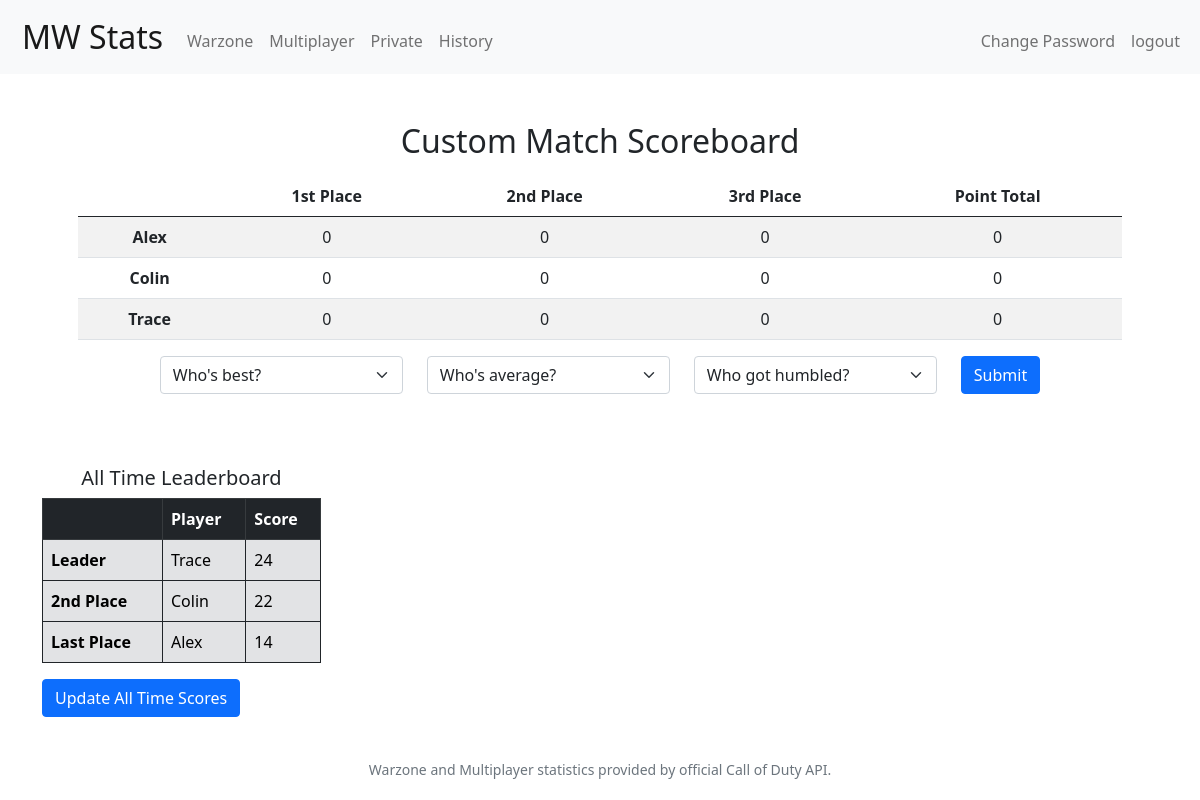
/private (signed in), run on an earlier commit of the app's database.
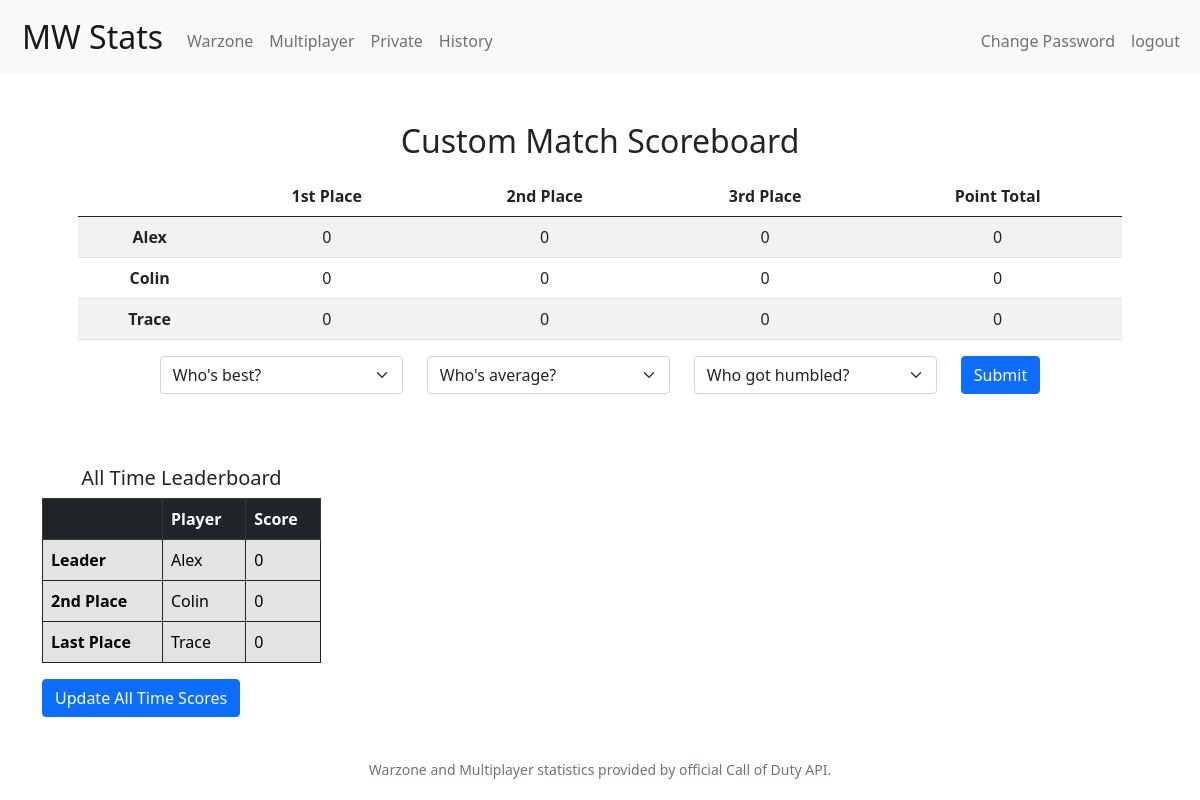
And on a later commit of the database.
### MW_STATS/models.py (models this page shows)
class Score(models.Model):
    name = models.ForeignKey(PrivateUsers, on_delete=CASCADE)
    first = models.IntegerField(default=0)
    second = models.IntegerField(default=0)
    third = models.IntegerField(default=0)
    total = models.IntegerField(default=0)

class PrivateUsers(models.Model):
    name = models.CharField(max_length=10)
    all_time_score = models.IntegerField(default=0)

### MW_STATS/views.py (the view)
# urls.py: path('private', views.private, name='private')
@login_required
def private(request):
    alex_scores = Score.objects.get(id=1)
    colin_scores = Score.objects.get(id=2)
    trace_scores = Score.objects.get(id=3)
    if request.method == 'POST':
        if 'current' in request.POST:
            first = request.POST['first']
            second = request.POST['second']
            if first == 'alex':
                alex_scores.first += 1
                alex_scores.total += 2
                alex_scores.save()
                if second == 'colin':
                    colin_scores.second += 1
                    colin_scores.total += 1
                    colin_scores.save()
                    trace_scores.third += 1
                    trace_scores.save()
                else:
                    trace_scores.second += 1
                    trace_scores.total += 1
                    trace_scores.save()
                    colin_scores.third += 1
                    colin_scores.save()
            elif first == 'colin':
                colin_scores.first += 1
                colin_scores.total += 2
                colin_scores.save()
                if second == 'alex':
                    alex_scores.second += 1
                    alex_scores.total += 1
                    alex_scores.save()
                    trace_scores.third += 1
                    trace_scores.save()
                else:
                    trace_scores.second += 1
                    trace_scores.total += 1
                    trace_scores.save()
                    alex_scores.third += 1
                    alex_scores.save()
            else:
                trace_scores.first += 1
                trace_scores.total += 2
                trace_scores.save()
                if second == 'alex':
                    alex_scores.second += 1
                    alex_scores.total += 1
                    alex_scores.save()
                    trace_scores.third += 1
                    trace_scores.save()
                else:
                    colin_scores.second += 1
                    colin_scores.total += 1
                    colin_scores.save()
                    alex_scores.third += 1
                    alex_scores.save()
            return render(request, 'mw_stats/private.html', {
                'alex_scores': Score.objects.get(id=1),
                'colin_scores': Score.objects.get(id=2),
                'trace_scores': Score.objects.get(id=3),
                'alex_private': PrivateUsers.objects.get(id=1),
                'colin_private': PrivateUsers.objects.get(id=2),
                'trace_private': PrivateUsers.objects.get(id=3),
                'sorted_list': sorted_friends_list
            })
        elif 'alltime' in request.POST:
            alex_private = PrivateUsers.objects.get(id=1)
            alex_private.all_time_score += alex_scores.total
            alex_private.save()
            Score.objects.filter(id=1).update(first=0, second=0, third=0, total=0)
            colin_private = PrivateUsers.objects.get(id=2)
            colin_private.all_time_score += colin_scores.total
            colin_private.save()
            Score.objects.filter(id=2).update(first=0, second=0, third=0, total=0)
            trace_private = PrivateUsers.objects.get(id=3)
            trace_private.all_time_score += trace_scores.total
            trace_private.save()
            Score.objects.filter(id=3).update(first=0, second=0, third=0, total=0)
            return render(request, 'mw_stats/private.html', {
                'alex_scores': Score.objects.get(id=1),
                'colin_scores': Score.objects.get(id=2),
                'trace_scores': Score.objects.get(id=3),
                'alex_private': PrivateUsers.objects.get(id=1),
                'colin_private': PrivateUsers.objects.get(id=2),
                'trace_private': PrivateUsers.objects.get(id=3),
                'sorted_list': sorted_friends_list
            })
    else:
        return render(request, 'mw_stats/private.html', {
            'alex_scores': Score.objects.get(id=1),
            'colin_scores': Score.objects.get(id=2),
            'trace_scores': Score.objects.get(id=3),
            'alex_private': PrivateUsers.objects.get(id=1),
            'colin_private': PrivateUsers.objects.get(id=2),
            'trace_private': PrivateUsers.objects.get(id=3),
            'sorted_list': sorted_friends_list
        })

### MW_STATS/helpers.py (called while the page is built)
def sorted_friends_list():
    alex_private = PrivateUsers.objects.get(id=1)
    colin_private = PrivateUsers.objects.get(id=2)
    trace_private = PrivateUsers.objects.get(id=3)
    player_list = [
        ('Alex', alex_private.all_time_score),
        ('Colin', colin_private.all_time_score),
        ('Trace', trace_private.all_time_score)
    ]
    sorted_list = sorted(player_list, key=lambda x: x[1], reverse=True)
    return sorted_list

### MW_STATS/templates/mw_stats/private.html (shortened to what this page needs)
{% extends 'mw_stats/layout.html' %}
{% block links %}
    <a class="nav-link" href="{% url 'warzone' %}" active>Warzone</a>
    <a class="nav-link" href="{% url 'multiplayer' %}">Multiplayer</a>
    <a class="nav-link" href="{% url 'private' %}">Private</a>
    <a class="nav-link" href="{% url 'history' %}">History</a>
{% endblock %}
{% block body %}
    <main class="container p-5">
        <h2>Custom Match Scoreboard</h2>
        <table class="table table-striped">
            <thead class="thead-dark">
                <tr>
                    <th></th>
                    <th>1st Place</th>
                    <th>2nd Place</th>
                    <th>3rd Place</th>
                    <th>Point Total</th>
                </tr>
            </thead>
            <tbody>
                <tr>
                    <td><b>Alex</b></td>
                    <td>{{ alex_scores.first }}</td>
                    <td>{{ alex_scores.second }}</td>
                    <td>{{ alex_scores.third }}</td>
                    <td>{{ alex_scores.total }}</td>
                </tr>
                <tr>
                    <td><b>Colin</b></td>
                    <td>{{ colin_scores.first }}</td>
                    <td>{{ colin_scores.second }}</td>
                    <td>{{ colin_scores.third }}</td>
                    <td>{{ colin_scores.total }}</td>
                </tr>
                <tr>
                    <td><b>Trace</b></td>
                    <td>{{ trace_scores.first }}</td>
                    <td>{{ trace_scores.second }}</td>
                    <td>{{ trace_scores.third }}</td>
                    <td>{{ trace_scores.total }}</td>
                </tr>
            </tbody>
        </table>
        <form method="POST">
            <div class="row justify-content-md-center">
                <div class="col-3">
                <select class="form-select" name="first">
                    <option selected>Who's best?</option>
                    </select>
                </div>
                <div class="col-3">
                <select class="form-select" name="second">
                    <option selected>Who's average?</option>
                    </select>
                </div>
                <div class="col-3">
                <select class="form-select" name="third">
                    <option selected>Who got humbled?</option>
                    </select>
                </div>
                <div class="col-auto">
                    <button type="submit" class="btn btn-primary" name="current">Submit</button>
                </div>
            </div>
        </form>
    </main>
    <br>
    <form method='POST'>
        <div class="container">
            <div class="col-3">
                <h5 class="text-center">All Time Leaderboard</h5>
                <table class="table table-secondary table-hover table-bordered border-dark">
                    <thead class="table-dark">
                        <tr>
                            <th scope="col"></th>
                            <th scope="col">Player</th>
                            <th scope="col">Score</th>
                        </tr>
                    </thead>
                    <tbody>
                        <tr>
                            <th scope="row">Leader</th>
                            <td>{{ sorted_list.0.0 }}</td>
                            <td>{{ sorted_list.0.1 }}</td>
                        </tr>
                        <tr>
                            <th scope="row">2nd Place</th>
                            <td>{{ sorted_list.1.0 }}</td>
                            <td>{{ sorted_list.1.1 }}</td>
                        </tr>
                        <tr>
                            <th scope="row">Last Place</th>
                            <td>{{ sorted_list.2.0 }}</td>
                            <td>{{ sorted_list.2.1 }}</td>
                        </tr>
                    </tbody>
                </table>
                <button type="submit" class="btn btn-primary" name="alltime">Update All Time Scores</button>
            </div>
        </div>
    </form>
{% endblock %}

### MW_STATS/templates/mw_stats/layout.html (shortened to what this page needs)
{% load static %}
<!doctype html>
<html lang="en">
  <head>
    <link href="https://cdn.jsdelivr.net/npm/bootstrap@5.0.0-beta1/dist/css/bootstrap.min.css" rel="stylesheet">
    <link href="{% static 'mw_stats/styles.css' %}" rel="stylesheet">
  </head>
  <body>
    <nav class="navbar navbar-expand-lg navbar-light bg-light">
      <div class="container-fluid">
        <a class="navbar-brand" href="{% url 'index' %}"><span class="black" style="padding-left: 10px;">MW Stats</span></a>
        <div class="collapse navbar-collapse" id="navbarNavAltMarkup">
          <div class="navbar-nav mt-2">
            {% block links %}{% endblock %}
          </div>
          <div class="navbar-nav mt-2 ms-auto">
            {% if user.is_authenticated %}
              <a class="nav-link" href="">Change Password</a>
              <a class="nav-link" href="{% url 'logout_user' %}">logout</a>
            {% else %}
              <a class="nav-link">Not signed in</a>
              <a class="nav-link active" href="{% url 'login_user' %}">Sign In</a>
            {% endif %}
          </div>
        </div>
      </div>
    </nav>
    {% block body %}{% endblock %}
    <footer id="footer" class="small text-center text-muted">
      Warzone and Multiplayer statistics provided by official Call of Duty API.
    </footer>
  </body>
</html>

### MW_STATS/static/mw_stats/styles.css (style rules this page uses)
nav .navbar-brand { font-size: xx-large; }
main { overflow-x: auto; text-align: center; }
#footer { position: absolute; bottom: 0; padding-bottom: 20px; width: 100%; }

What changed in the data, as far as the page shows it:
changed PrivateUsers "Alex": all_time_score.all_time_score "Trace" → "Alex"; all_time_score.all_time_score "24" → "0"; all_time_score.all_time_score "22" → "0"; all_time_score.all_time_score "Alex" → "Trace"; all_time_score.all_time_score "14" → "0"
